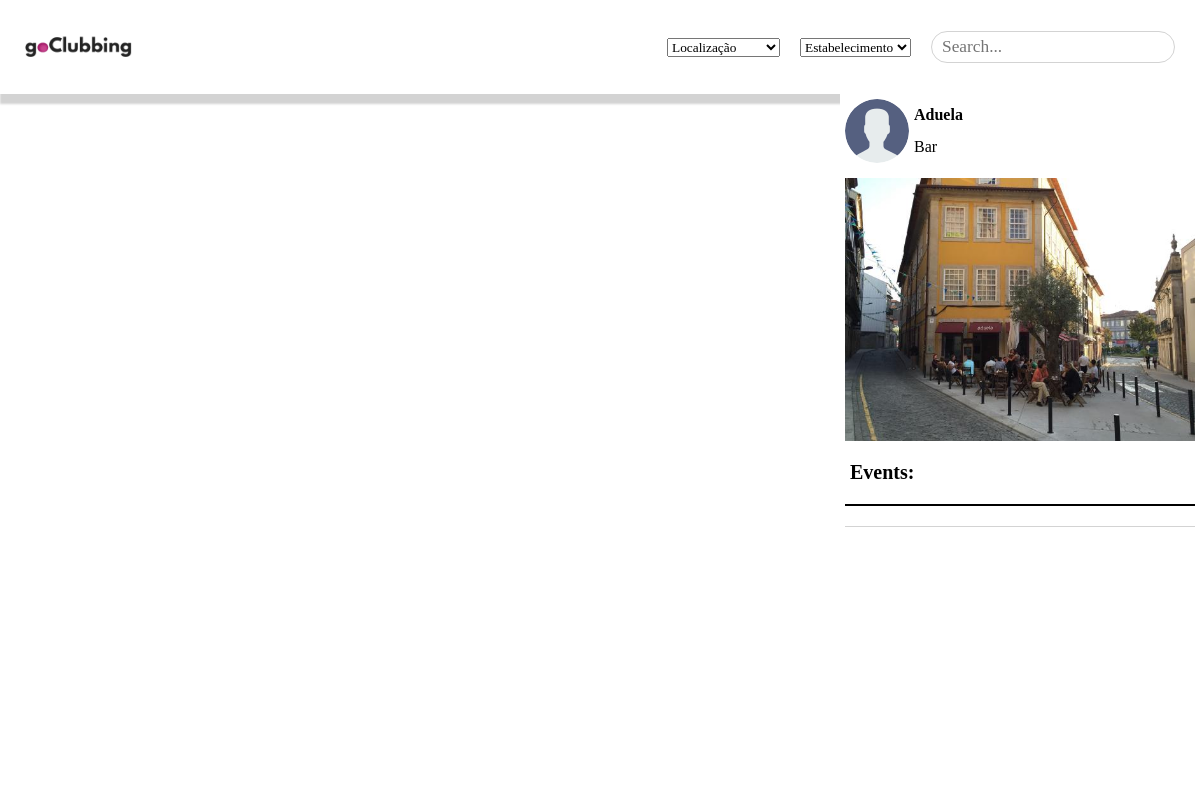
The page /search/4 on the database its author committed.
### app/models.py (models this page shows, shortened)
class Business(models.Model):
    name = models.CharField(max_length=100)
    location = models.CharField(max_length=100)
    address = models.CharField(max_length=100, default="")
    lat = models.FloatField(null=True, blank=True)
    lng = models.FloatField(null=True, blank=True)
    type = models.CharField(max_length=50)
    company_name = models.CharField(max_length=100)
    opening_hours = models.JSONField(null=True)
    contact_email = models.EmailField(max_length=100)
    contact_phone = models.IntegerField()
    user = models.OneToOneField(User, on_delete=models.CASCADE)
    profilePhoto = models.FileField(upload_to="business_photos/", default="business_photos/userDefault.png")

### app/views.py (the view)
# urls.py: path('search/<int:id>', searchName),
def searchName(request, id):
    business = Business.objects.filter(id=id).get()
    api_key = '0p7iGyKlT41Pu8b0SQsqxGDpTDNLoQNu'
    f = folium.Figure(width=1000, height=1000)
    m = folium.Map([business.lat, business.lng], zoom_start=17).add_to(f)
    folium.TileLayer('cartodbpositron').add_to(m)
    businesses = Business.objects.all()
    for bus in businesses:
        if bus.lat is None or bus.lng is None:
            geo = geocoder.mapquest(bus.location, key=api_key)
            latlng = geo.latlng
            bus.lat = latlng[0]
            bus.lng = latlng[1]
            bus.save()
        pp = folium.Html("<a href='/search/" + str(bus.id) + "' target='_parent'>" + bus.name + "</a>",
                         script=True)
        popup = folium.Popup(pp, max_width=2650)
        folium.Marker(location=[bus.lat, bus.lng], popup=popup).add_to(m)
    m = m._repr_html_()
    businessPhoto = BusinessPhoto.objects.filter(business=business)
    photoUrls = []
    for photo in businessPhoto:
        photoUrls.append(photo.path.url)
    events = Event.objects.filter(business=business)
    businessType = business.type
    types=[]
    for x in Business.objects.all():
        if x.type.lower()[0].upper() + x.type.lower()[1:] not in types:
            types.append(x.type.lower()[0].upper() + x.type.lower()[1:])
    context = {
        'my_map': m,
        'businessName': business.name,
        'businessProfilePhoto': business.profilePhoto,
        'businessPhoto': photoUrls,
        'events': events,
        'businessType': businessType,
        'type':types
    }
    return render(request, 'businessSideCard.html', context)

### app/templates/businessSideCard.html
{% extends "search.html" %}
{% block sideCard %}
    <div id="modal" class="modal">
        <div class="info">
            <div class="infoPic">
                <img src="../{{ businessProfilePhoto }}"/>
            </div>
            <div class="infoText">
                <div class="infoTextName"><b>{{ businessName }}</b></div>
                <div class="infoTextName">{{ businessType }}</div>
            </div>
        </div>
        <div class="modalImages">
            {% for image in businessPhoto %}
                <img src="{{ image }}"/>
            {% endfor %}
        </div>
        <div class="ModalTitle">
            Events:
        </div>
        <div class="modalEvent">
        </div>
    </div>
{% endblock %}

### app/static/css/search.css (style rules this page uses)
* { box-sizing: border-box; font-family: Verdana; }
body { margin:0px; }
.modal { position: absolute; top:0; bottom:0; right:0; background-color: white; width: 30vw; display: flex; flex-direction: column; padding: 5px; overflow-y: scroll; transition: 0.5s all; }
.info { display: flex; height:64px; }
.info .infoPic img { height:64px; border-radius: 32px; }
.info .infoText { display: flex; flex-direction: column; padding-left: 5px; }
.info .infoTextName { display: flex; align-items: center; height:100%; }
.modalImages { margin-top: 15px; width:100%; display: flex; overflow-x: scroll; }
.modalImages img { width:100%; }
.ModalTitle { padding: 20px 5px; font-weight: bold; font-size: 15pt; border-bottom: 2px solid black; }
.modalEvent { padding: 10px; border-bottom: 1px solid lightgray; }

### rows shown on the page
Business: profilePhoto (placeholder picture), name "Aduela", type "Bar"
